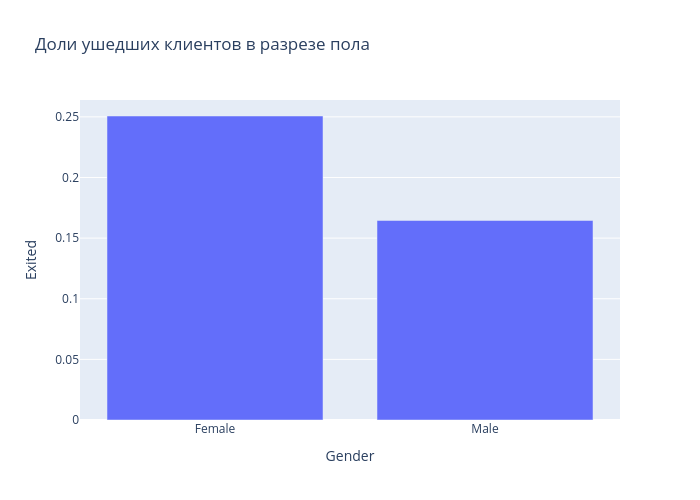

Notebook source saved alongside this figure:
### Markdown cell above
9.6. Кто чаще уходит, мужчины или женщины? Постройте график, который иллюстрирует это.

### Code cell
churn_data = pd.read_csv('data/churn.csv')
churn_data = churn_data.drop('RowNumber', axis=1)

grouped_by_gender = churn_data.groupby(['Gender'])['Exited'].mean()
fig = px.bar(
    data_frame=grouped_by_gender,
    x=grouped_by_gender.index,
    y='Exited',
    height=500, #высота
    width=700, #ширина
    title='Доли ушедших клиентов в разрезе пола'
)
fig.show()

### Figure 1 — Plotly figure (JSON) as saved in the notebook; plotly's stock layout.template omitted (floating-point values rounded to 4 significant figures)
{"data": [{"hovertemplate": "Gender=%{x}<br>Exited=%{y}<extra></extra>", "legendgroup": "", "marker": {"color": "#636efa", "pattern": {"shape": ""}}, "name": "", "orientation": "v", "showlegend": false, "textposition": "auto", "type": "bar", "x": ["Female", "Male"], "xaxis": "x", "y": [0.2507, 0.1646], "yaxis": "y"}], "layout": {"barmode": "relative", "height": 500, "legend": {"tracegroupgap": 0}, "title": {"text": "Доли ушедших клиентов в разрезе пола"}, "width": 700, "xaxis": {"anchor": "y", "domain": [0, 1], "title": {"text": "Gender"}}, "yaxis": {"anchor": "x", "domain": [0, 1], "title": {"text": "Exited"}}}}
